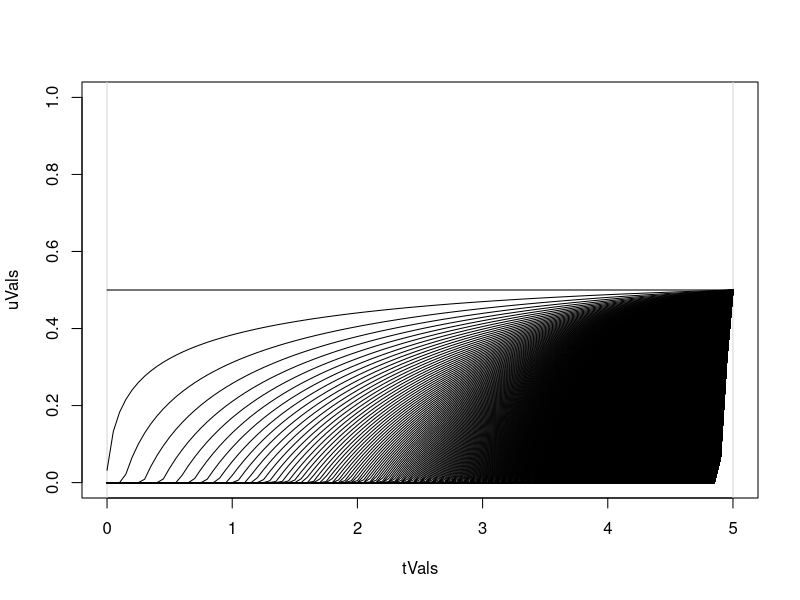
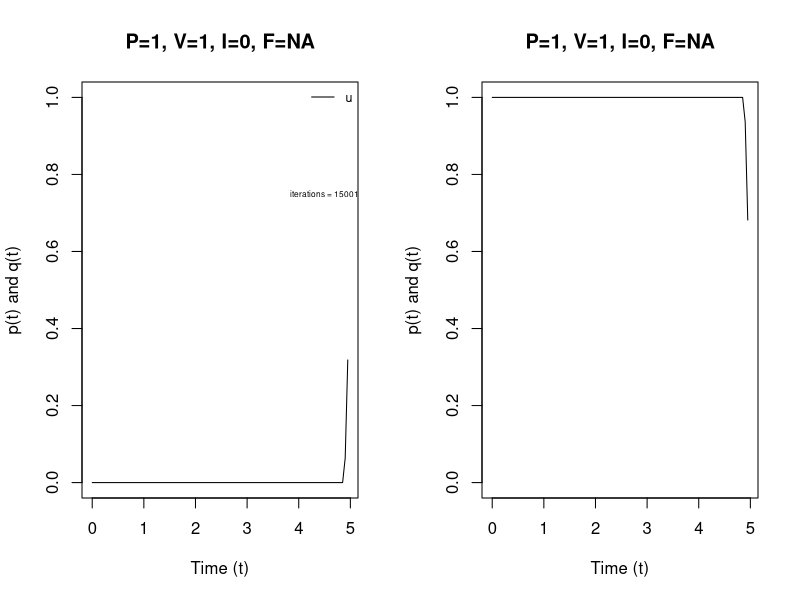

Recreate these plots in R, in order. (Note: this script raises an error after producing the figures.)
### Gregor Siegmund ###
### gs589@cornell.edu ###

# clear history
rm(list=ls(all=TRUE))

# load deSolve
library(deSolve)
library(compiler)

###########################################################
# Starting conditions for ODEs and optimizer 
###########################################################
mu = 2.5
del = 2.5
tl = mu - del
tf = mu + del
Tf = 5

# initial conditions
xA = c(P=1,V=1,L=0)

# time steps
nt = 101

## time steps for ODE
tVals=seq(0,5,length=nt) # evaluation points 

### Starting point: initial guess at the optimal control 
uVals = rep(.5,nt)
beta1Vals = rep(.5,nt)

## parameters in ODE
parmsA=c();

M = 1
alpha=1

###########################################################
# ODE for state variables x
###########################################################
## The control u(t) must be an externally defined function [uFunc(t)]
derivs = numeric(3)
forward <- function(t, y, parms, f1, f2, ...) {
  
  # P, V, I, L are the four entries in y (ODE)
  P = y[1]
  V = y[2]
  L = y[3]
  
  # control function calculated by f1 at different time points
  ut <- f1(t)
  beta1t <- f2(t)

  derivs[1] =  - (beta1t) * ((1 - ut) * P)
  derivs[2] = (beta1t) * ut * ( P )
  derivs[3] = (beta1t) * ((1 - ut) * P)
  
  return(list(derivs))
}
forward = cmpfun(forward)

###########################################################
# ODE for adjoint variables lambda
###########################################################
## The state x(t) must be an externally defined function [xFunc(t)]
derivs = numeric(3)
backward = function(t,y,parms,f1,f2, s1, s2, s3 ) {
  
  lambda1=y[1];
  lambda2=y[2];
  lambda3=y[3];

  ut <- f1(t)
  beta1t <- f2(t)

  P = s1(t);
  V = s2(t);
  L = s3(t); 
  
  derivs[1] = beta1t * ut * ( lambda3 - lambda1 - lambda2 ) + beta1t * (lambda1 - lambda3)
  derivs[2] = 0
  derivs[3] = -(1/L)

  return(list(derivs))
}
backward = cmpfun(backward)

###########################################################
# Set season length distribution
# use this if wanting to plot distribution of season length
###########################################################
# seasonLength <- dunif(tVals,min=tl,max=tf)

# par(mfrow=c(2,1))

## uncomment to plot season length distribution
# plot(tVals,seasonLength,
#      type='n',ylim=c(0,1),
#      xlab="Time",ylab="Frequency")
# abline(v=tl,col='lightgray');abline(v=tf,col='lightgray')
# for(i in 1:length(tVals)){
#   segments(x0=tVals[i],y0=0,x1=tVals[i],y1=seasonLength[i])
# }

## uncomment to plot running update of controls
 plot(tVals,uVals,type='n',ylim=c(0,1))
 abline(v=tl,col='lightgray');abline(v=tf,col='lightgray')
 lines(tVals,uVals,lty='solid')
# lines(tVals,qVals,lty='dotted')

###########################################################
# Forward backward sweep
###########################################################
counter = 0
stop_criteria = 1

while(stop_criteria > 1e-5){

  # interpolate control functions
  uFunc=approxfun(tVals,uVals,rule=2); 
  beta1Func=approxfun(tVals,beta1Vals,rule=2); 

  # Using current u(t) solve forward for new x(t)
  out = ode(xA,tVals,forward,parms=parmsA, atol = 1e-7, f1 = uFunc, f2 = beta1Func ); 
  new_xVals = out[,c(2:4)]; 

  # interpolate state variables
  P_Func = approxfun(tVals,new_xVals[,1],rule=2);
  V_Func = approxfun(tVals,new_xVals[,2],rule=2);
  L_Func = approxfun(tVals,new_xVals[,3],rule=2);
  
   # Using current u(t) and x(t), solve backwards for new lambda(t) 
  # y = c(0,0,0)
  # t = tVals
  # f1 = uFunc
  # f2 = beta1Func
  # s1=P_Func
  # s2=V_Func
  # s3=L_Func
  
  out = ode(c(0,0,0),rev(tVals),backward,parms=parmsA ,atol = 1e-7,  f1 = uFunc, f2 = beta1Func, s1=P_Func, s2=V_Func, s3=L_Func, method="euler");
  new_lambdaVals = list(rev(out[,2]),rev(out[,3]), rev(out[,4]) );
  
  # update control using gradient, first p then q
  switch_u = (new_lambdaVals[[1]]+new_lambdaVals[[2]] - new_lambdaVals[[3]])*beta1Func(tVals)*P_Func(tVals);
  new_uVals = uVals + 0.05*switch_u;
  new_uVals[new_uVals<0]=0;
  new_uVals[new_uVals>1]=1;
  delta_u = abs(uVals - new_uVals);
  uVals = new_uVals;
  
  switch_b1 = (new_lambdaVals[[1]]+new_lambdaVals[[2]] - new_lambdaVals[[3]])*uFunc(tVals)*P_Func(tVals) + (new_lambdaVals[[3]] - new_lambdaVals[[1]])*P_Func(tVals);
  new_b1Vals = beta1Vals + 0.05*switch_b1;
  new_b1Vals[new_b1Vals<0]=0;
  new_b1Vals[new_b1Vals>M]=M;
  delta_b1 = abs(beta1Vals - new_b1Vals);
  beta1Vals = new_b1Vals;
  
  # check for exiting while statement
  stop_criteria = max(delta_u,delta_b1);
  
  # uncomment lines to get running update of controls
   lines(tVals,uVals,lty='solid')

  counter = counter + 1;
  stop_criteria = ifelse(counter > 15000,stop_criteria==0,stop_criteria);
}

###########################################################
# Figures
# uncomment lines to save as pdf
###########################################################

## Plot optimal controls
# pdf(file=paste0("~/Dropbox/optimalControlProject/figures/unbranched-determinate-P=",xA[1],"-V=",xA[2],",uniform(",mu-del,",",mu+del,").pdf"),width=4,height=4)
par(mfrow=c(1,2))
plot(tVals[(1:(nt-1))],uVals[(1:(nt-1))],
     type='l',ylim=c(0,1),
     xlab="Time (t)",ylab="p(t) and q(t)",
     main=paste0("P=",xA[1],", V=",xA[2],", I=",xA[3],", F=",xA[4]))
legend("topright",c("u"),lty=c('solid'),
       bty="n", inset=c(0,0),cex=0.75)
text(4.5,.75,labels=c(paste("iterations =",counter)),cex=0.5)

plot(tVals[(1:(nt-1))],beta1Vals[(1:(nt-1))],
     type='l',ylim=c(0,M),
     xlab="Time (t)",ylab="p(t) and q(t)",
     main=paste0("P=",xA[1],", V=",xA[2],", I=",xA[3],", F=",xA[4]),
     lty='solid')
lines(tVals[(1:(nt-1))],beta2Vals[(1:(nt-1))],col='red',lty='dashed')
legend("topright",c("b1","b2"),lty=c('solid','dashed'),
       bty="n", inset=c(0,0),cex=0.75)
text(4.5,.75,labels=c(paste("iterations =",counter)),cex=0.5)
#dev.off()
  
## Plot trajectories of state variables
# pdf(file=paste0("~/Dropbox/optimalControlProject/figures/unbranched-determinate-states.pdf"),width=6,height=6)
par(mfrow=c(2,2))
plot(tVals,new_xVals[,1],type='l',xlab="Time",ylab="Primary meristems (P)")
plot(tVals,new_xVals[,2],type='l',xlab="Time",ylab="Vegetative biomass (V)")
plot(tVals,new_xVals[,3],type='l',xlab="Time",ylab="Inflorescence meristems (I)")
plot(tVals,new_xVals[,4],type='l',xlab="Time",ylab="Floral meristems (F)")
# dev.off()

plot(tVals,eta,type='l',xlab="Time",ylab="Floral meristems (F)")


## Plot trajectories of adjoint variables
## NOTE: may need to ajust upper limit on ylim(c(0,x))
# pdf(file=paste0("~/Dropbox/optimalControlProject/figures/unbranched-determinate-adjoints.pdf"),width=6,height=6)
par(mfrow=c(1,1))
plot(tVals[(1:(nt-1))],new_lambdaVals[[1]][(1:(nt-1))],
     type='l',
     xlab="Time (t)",ylab="Adjoint variables",
     ylim=c(0,100))
lines(tVals[(1:(nt-1))],new_lambdaVals[[2]][(1:(nt-1))],lty='dashed',col='red')
lines(tVals[(1:(nt-1))],new_lambdaVals[[3]][(1:(nt-1))],lty='dotted',col='orange')
lines(tVals[(1:(nt-1))],new_lambdaVals[[4]][(1:(nt-1))],lty='dotdash',col='green')
legend("topright",c(expression(lambda[1]),expression(lambda[2]),expression(lambda[3]),expression(lambda[4])),
       lty=c('solid','dashed',"dotted","dotdash"), col = c("black","red","orange","green"),
       bty="n", inset=c(0,0),cex=0.75)
# dev.off()

## Summary figure with season distribution, controls, adjoints; uncomment all if needed 
# pdf(file=paste0("~/Dropbox/optimalControlProject/figures/unbranched-determinate-P=",xA[1],"-V=",xA[2],",uniform(",mu-delta,",",mu+delta,").pdf"))
# par(mfrow=c(2,2))
# plot(tVals[(1:(nt-1))],seasonLength[(1:(nt-1))],
#      type='n',ylim=c(0,1),
#      xlab="Time",ylab="Frequency",
#      main=paste0("P=",xA[1],", V=",xA[2]))
# for(i in 1:length(tVals)){
#   segments(x0=tVals[i],y0=0,x1=tVals[i],y1=seasonLength[i])
# }
# legend("topright",paste0("Uniform(",tl,",",tf,")"),
#        bty='n', inset=c(0,-0.03),cex=0.75)
# 
# plot(tVals[(1:(nt-1))],pVals[(1:(nt-1))],
#      type='l',ylim=c(0,1),
#      xlab="Time (t)",ylab="u(t)")
# lines(tVals[(1:(nt-1))],qVals[(1:(nt-1))],
#       type='l',lty='dashed')
# legend("topright",c(paste("iterations =",counter)),
#        bty="n", inset=c(0,-0.03),cex=0.75)
# 
# plot(tVals[(1:(nt-1))],new_lambdaVals[[1]][(1:(nt-1))],
#      type='l',
#      xlab="Time (t)",ylab="Adjoint variables",
#      ylim=c(0,10))
# lines(tVals[(1:(nt-1))],new_lambdaVals[[2]][(1:(nt-1))],lty='dashed',col='red')
# lines(tVals[(1:(nt-1))],new_lambdaVals[[3]][(1:(nt-1))],lty='dotted',col='orange')
# lines(tVals[(1:(nt-1))],new_lambdaVals[[4]][(1:(nt-1))],lty='dotdash',col='green')
# 
# plot(tVals[(1:(nt-1))],new_lambdaVals[[1]][(1:(nt-1))],
#      type='l',
#      xlab="Time (t)",ylab="Adjoint variables",
#      xlim=c(2.5,5),ylim=c(0,.1))
# lines(tVals[(1:(nt-1))],new_lambdaVals[[2]][(1:(nt-1))],lty='dashed',col='red')
# lines(tVals[(1:(nt-1))],new_lambdaVals[[3]][(1:(nt-1))],lty='dotted',col='orange')
# lines(tVals[(1:(nt-1))],new_lambdaVals[[4]][(1:(nt-1))],lty='dotdash',col='green')
# 
# legend("topright",
#        c(expression(lambda[1]),expression(lambda[2]),expression(lambda[3]),expression(lambda[4])),
#        lty=c("solid","dashed","dotted","dotdash"),col=c("black","red","orange","green"),
#        bty="n", inset=c(0,0))
# dev.off()
